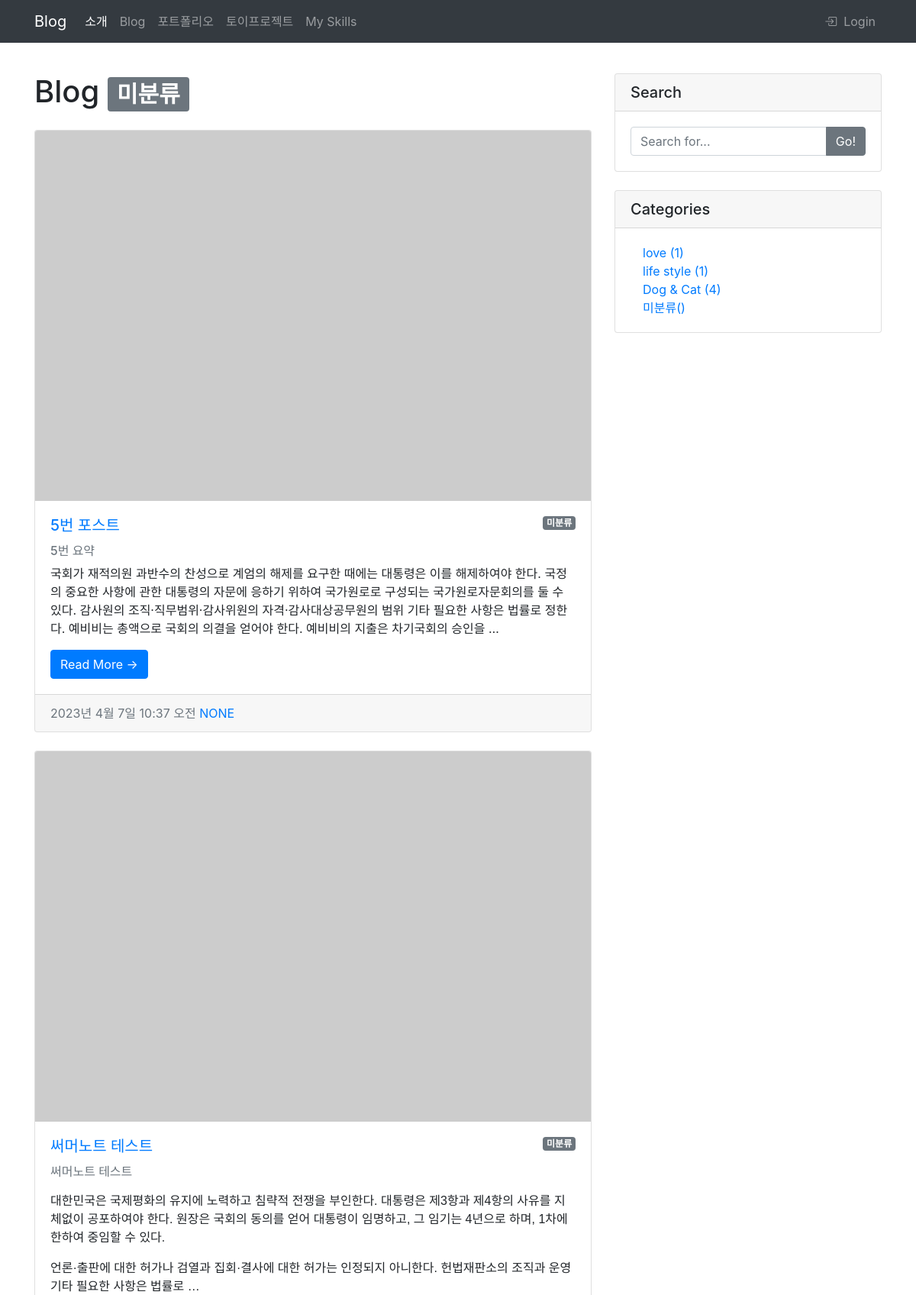
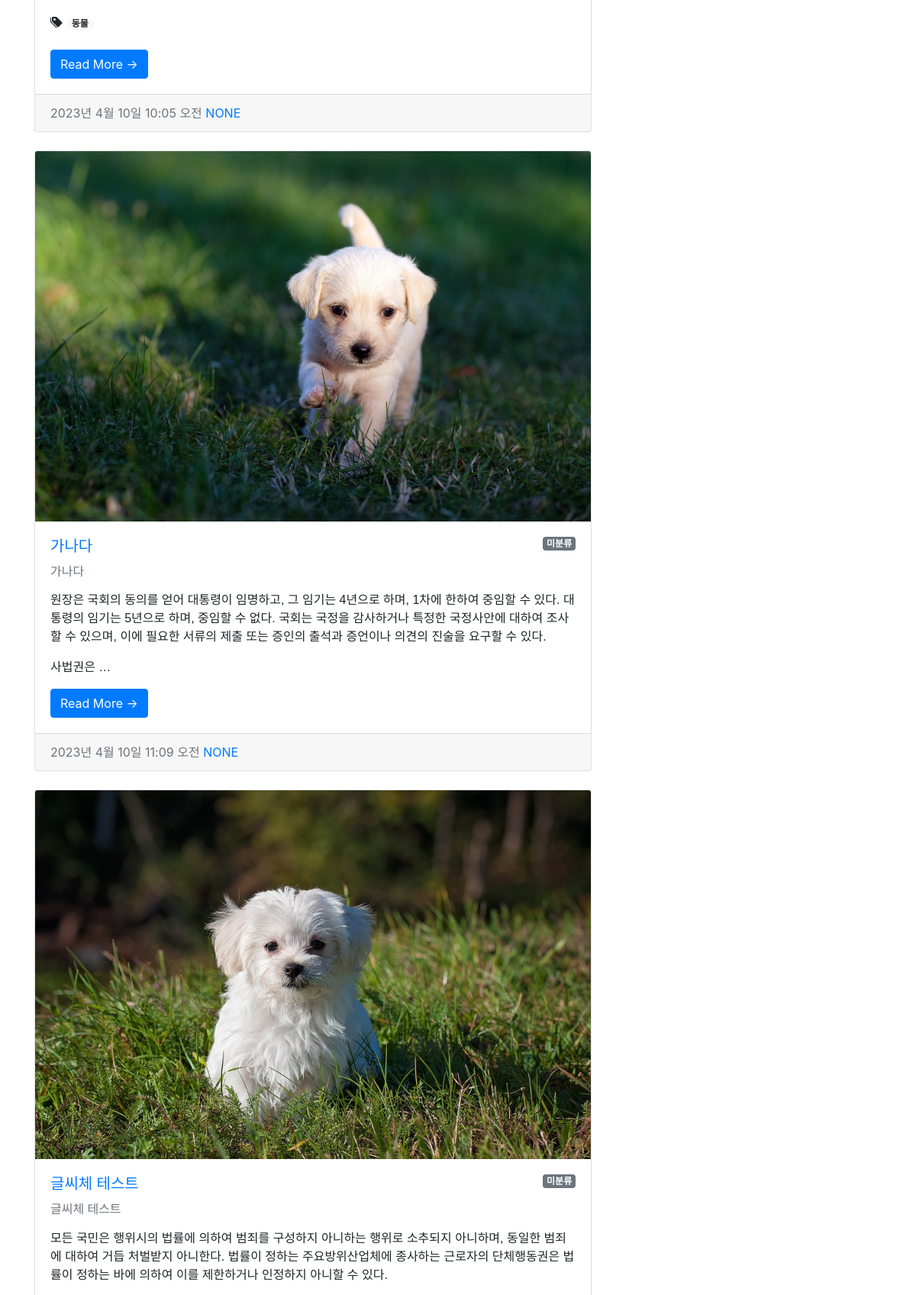
The app's page /blog/category/no_category/ (upper part) with its own data (2 pictures, top to bottom).
### blog/models.py (models this page shows, shortened)
class Post(models.Model):
    title = models.CharField(max_length=30)
    hook_text = models.CharField(max_length=100, blank=True)
    content = models.TextField()
    head_image = models.ImageField(upload_to='blog/images/%Y/%m/%d', blank=True)
    file_upload = models.FileField(upload_to='blog/files/%Y/%m/%d', blank=True)
    created_at = models.DateTimeField(auto_now_add=True)
    updated_at = models.DateTimeField(auto_now=True)
    author = models.ForeignKey(User, null=True, on_delete=models.SET_NULL)
    category = models.ForeignKey(Category, null=True, blank=True, on_delete=models.SET_NULL)
    tags = models.ManyToManyField(Tag, blank=True)
    def __str__(self):
        return f'[{self.pk}]{self.title} :: {self.author}'
    def get_absolute_url(self):
        return f'/blog/{self.pk}/'

class Tag(models.Model):
    name = models.CharField(max_length=50)
    slug = models.SlugField(max_length=200, unique=True, allow_unicode=True)
    def __str__(self):
        return self.name
    def get_absolute_url(self):
        return f'/blog/tag/{self.slug}/'

class Category(models.Model):
    name = models.CharField(max_length=50, unique=True)
    slug = models.SlugField(max_length=200, unique=True, allow_unicode=True)
    def __str__(self):
        return self.name
    def get_absolute_url(self):
        return f'/blog/category/{self.slug}/'

### blog/views.py (the view)
# urls.py: path('category/<str:slug>/', views.category_page, name='category_filter'),
def category_page(request, slug):
    if slug == 'no_category':
        category = '미분류'
        post_list = Post.objects.filter(category=None)
    else:
        category = Category.objects.get(slug=slug)
        post_list = Post.objects.filter(category=category)
    context = {
        'post_list': post_list,
        'categories': Category.objects.all(),
        'no_category_post_cnt': Post.objects.filter(category=None).count(),
        'category': category
    }
    return render(request,'blog/post_list.html', context)

### blog/templates/blog/post_list.html (shortened to what this page needs)
{% extends 'base.html' %}
{% block main_area %}
<div class="row">
<div class="col-lg-8" id="main-area">
    <h1 class="my-4">
        Blog
        {% if category %}
        <span class="badge badge-secondary">{{ category }}</span>
        {% endif %}
    </h1>
    {% if post_list.exists %}
        {% for p in post_list %}
        <div class="card mb-4" id="post-{{ p.pk }}">
            {% if p.head_image %}
                <img class="card-img-top" src="{{ p.head_image.url }}" alt="{{ p }} head image" />
            {% else %}
                <img class="card-img-top" src="https://picsum.photos/seed/{{ p.id }}/1920/1280" alt="random image" />
            {% endif %}
            <div class="card-body">
                {% if p.category %}
                    <span class="badge badge-info float-right">{{ p.category }}</span>
                {% else %}
                    <span class="badge badge-secondary float-right">미분류</span>
                {% endif %}
                <h5 class="card-title"><a href="{{ p.get_absolute_url }}">{{ p.title }}</a></h5>
                {% if p.hook_text %}
                    <h6 class="text-muted">{{ p.hook_text }}</h6>
                {% endif %}
                <p class="card-text">{{ p.content| truncatewords_html:45 | safe }}</p>
                {% if p.tags.exists %}
                    <i class="bi bi-tags-fill"></i>
                    {% for tag in p.tags.iterator %}
                        <a href="{{ tag.get_absolute_url }}"><span class="badge badge-pill badge-light">{{ tag }}</span></a>
                    {% endfor %}
                    <br>
                    <br>
                {% endif %}
                <a class="btn btn-primary" href="{{ p.get_absolute_url }}">Read More →</a>
            </div>
            <div class="card-footer text-muted">
                {{ p.created_at }}
                <a href="#">{{ p.author | upper }}</a>
            </div>
        </div>
        {% endfor %}
    {% else %}
        <h2>아직 게시물이 없습니다.</h2>
    {% endif %}
</div>
{% include 'blog/side_widget.html' %}
</div>
{% endblock %}

### blog/templates/blog/side_widget.html (shortened to what this page needs)
<div class="col-lg-4">
  <div class="card my-4">
    <h5 class="card-header">Search</h5>
    <div class="card-body">
      <div class="input-group">
        <input class="form-control" type="text" placeholder="Search for..." id="search-input" />
        <span class="input-group-append">
          <button class="btn btn-secondary" type="button" onclick="searchPost();">Go!</button>
        </span>
      </div>
    </div>
  </div>
  <div class="card my-4">
    <h5 class="card-header">Categories</h5>
    <div class="card-body">
      <div class="row">
        <div class="col-lg-6">
          <ul class="list-unstyled mb-0 ml-3">
            {% for category in categories %}
            <li>
              <a href="{{ category.get_absolute_url }}">{{ category }} ({{ category.post_set.count }})</a>
            </li>
            {% endfor %}
            <li>
              <a href="/blog/category/no_category/">미분류({{ no_category_post_count }})</a>
            </li>
          </ul>
        </div>
      </div>
    </div>
  </div>
</div>

### records on screen
Post: shows "미분류", title "5번 포스트", hook_text "5번 요약", content "국회가 재적의원 과반수의 찬성으로 계엄의 해제를 요구한 때에는 대통령은 이를 해제하여야 한다. 국정의 중요한 사항에 관한 대통령의 자문에 응하기 위하여 국가원로로 구성되는 국가원로자문회의를 둘 수 있다. 감사원의 조직·직무범위·감사위원의 자격·감사대상공무원의 범위 기타 필요한 사항은 법률로 정한다. 예비비는 총액으로 국회의 의결을 얻어야 한다. 예비비의 지출은 차기국회의 승인을 …", created_at "2023년 4월 7일 10:37 오전", author "NONE"
Post: shows "미분류", title "써머노트 테스트", hook_text "써머노트 테스트", content "대한민국은 국제평화의 유지에 노력하고 침략적 전쟁을 부인한다. 대통령은 제3항과 제4항의 사유를 지체없이 공포하여야 한다. 원장은 국회의 동의를 얻어 대통령이 임명하고, 그 임기는 4년으로 하며, 1차에 한하여 중임할 수 있다. 언론·출판에 대한 허가나 검열과 집회·결사에 대한 허가는 인정되지 아니한다. 헌법재판소의 조직과 운영 기타 필요한 사항은 법률로 …", created_at "2023년 4월 10일 10:05 오전", author "NONE"
Tag: name "동물"
Post: head_image (picture), shows "미분류", title "가나다", hook_text "가나다", content "원장은 국회의 동의를 얻어 대통령이 임명하고, 그 임기는 4년으로 하며, 1차에 한하여 중임할 수 있다. 대통령의 임기는 5년으로 하며, 중임할 수 없다. 국회는 국정을 감사하거나 특정한 국정사안에 대하여 조사할 수 있으며, 이에 필요한 서류의 제출 또는 증인의 출석과 증언이나 의견의 진술을 요구할 수 있다. 사법권은 …", created_at "2023년 4월 10일 11:09 오전", author "NONE"
Post: head_image (picture), shows "미분류", title "글씨체 테스트", hook_text "글씨체 테스트", content "모든 국민은 행위시의 법률에 의하여 범죄를 구성하지 아니하는 행위로 소추되지 아니하며, 동일한 범죄에 대하여 거듭 처벌받지 아니한다. 법률이 정하는 주요방위산업체에 종사하는 근로자의 단체행동권은 법률이 정하는 바에 의하여 이를 제한하거나 인정하지 아니할 수 있다."
Category: name "love", post_set.count "1"
Category: name "life style", post_set.count "1"
Category: name "Dog & Cat", post_set.count "4"

### other values on screen
{{ category }} "미분류"
